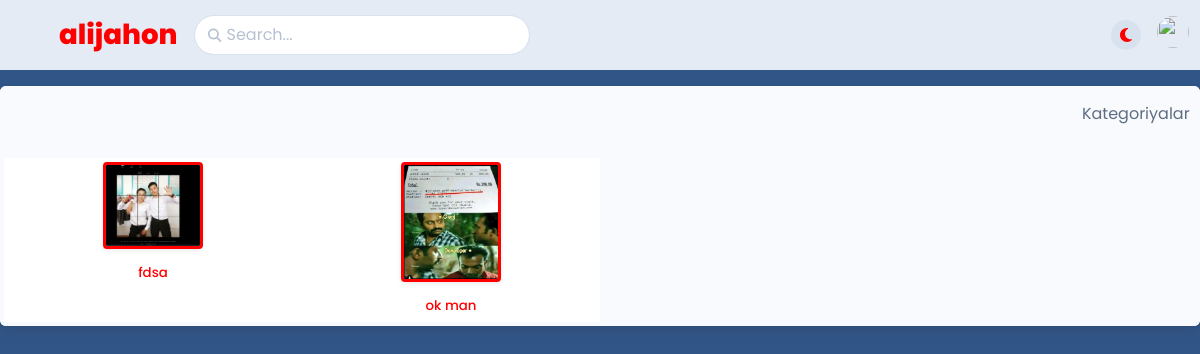
The page /category/ on the database its author committed.
### shop/models.py (models this page shows, shortened)
class BaseModel(models.Model):
    created_at = models.DateTimeField(auto_now_add=True, null=True, blank=True)
    updated_at = models.DateTimeField(auto_now=True, null=True, blank=True)
    my_order = models.PositiveIntegerField(default=0, null=True, blank=True)
    class Meta:
        abstract = True

class Category(BaseModel):
    category_image = models.ImageField(upload_to='category_images', null=True, blank=True)
    title = models.CharField(max_length=200, unique=True)
    @property
    def image_abs(self):
        return self.category_image.url
    class Meta:
        db_table = 'category'
        verbose_name = 'category'
        verbose_name_plural = 'Categories'
        ordering = ['-id']

### shop/views.py (the view)
# urls.py: path('category/', CategoryListView.as_view(), name='category'),
class CategoryListView(ListView):
    model = Category
    template_name = 'shop/category.html'
    context_object_name = 'categories'

### shop/templates/shop/category.html (shortened to what this page needs)
{% extends 'shop/base/base.html' %}
{% load static %}
{% block category_list_context %}
    <div class="card mt-2 mb-2
    ">
        <div class="card-header bg-light">
            <div class="row align-items-center">
                <div class="col text-end"><p class="font-sans-serif">Kategoriyalar</p>
                </div>
            </div>
        </div>
        <div class="card-body bg-light px-1 py-0">
            <div class="row g-0 text-center fs--1">
                {% for category in categories %}
                    <div class="col-4 col-md-4 col-lg-3 col-xx1-2 mb-1">
                        <div class="bg-white dark__bg-1100 p-1 h-100"><a href="{% url 'shop:index' category.id %}"><img
                                class="img-thumbnail img-fluid  mb-3 shadow-sm"
                                src="{{ category.image_abs }}" alt="" width="100"></a>
                            <h6 class="mb-1"><a href="{% url 'shop:index' category.id %}">{{ category.title }}</a>
                            </h6>
                        </div>
                    </div>
                {% endfor %}
            </div>
        </div>
    </div>
{% endblock %}

### shop/static/shop/assets/css/style.css (style rules this page uses)
body { background-color: #315587; }
a { color: #ff0000; }
.img-thumbnail { padding: 0px; border: 3px solid #f00; }
.row>* { padding-right: calc(var(--falcon-gutter-x) * 0.2); padding-left: calc(var(--falcon-gutter-x) * 0.2); }

### rows shown on the page
Category: image_abs (picture), title "fdsa"
Category: image_abs (picture), title "ok man"
